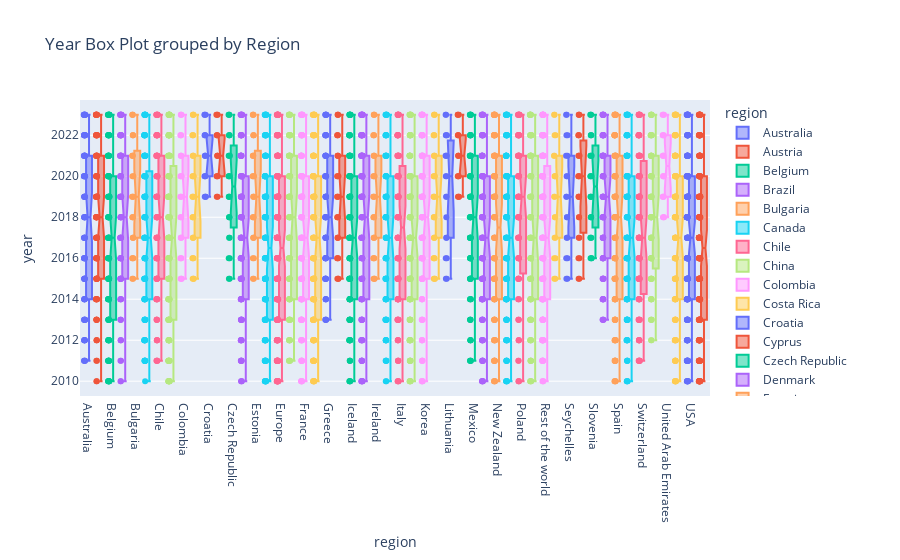
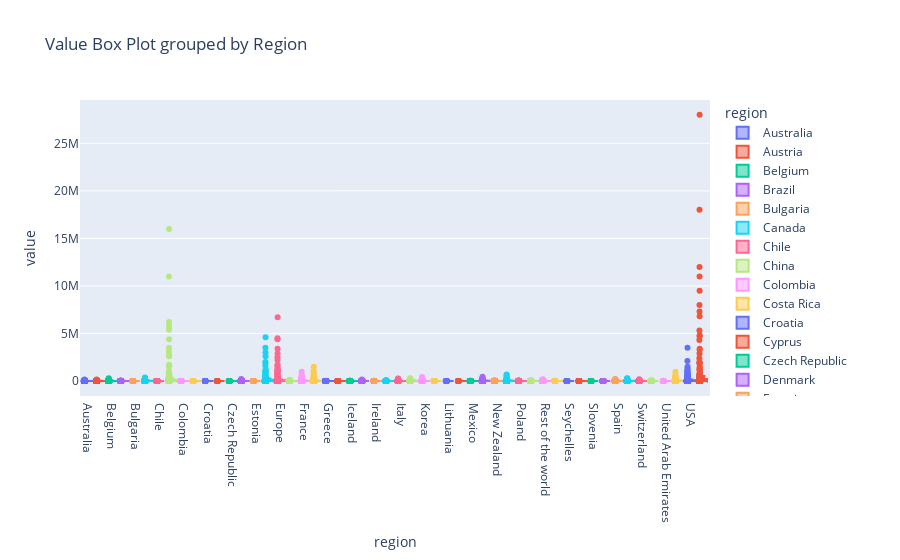

The code cell stored with these charts, in order, in its notebook:
### Code cell
#Boxplot
categorical_cols= 'region'

for col in numeric_cols:
    fig = px.box(df,x=categorical_cols,y=col, points='all',color=categorical_cols,
                title=f'{col.capitalize()} Box Plot grouped by {categorical_cols.capitalize()}',
                notched=True)
    fig.update_layout(yaxis_title=col, xaxis_title=categorical_cols)
    fig.show()
